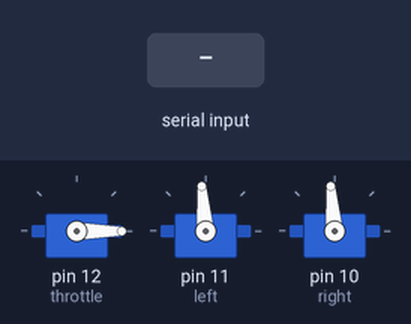
A sketch run on a simulated Arduino Uno, built with avr-gcc and run on an emulated ATmega328P. On the bench: 3 × servo. The inputs (shaded band) are chosen by the test bench.

Above: at 5.2 s.
5.3 s: "left:\n" received over Serial
At 5.9 s:
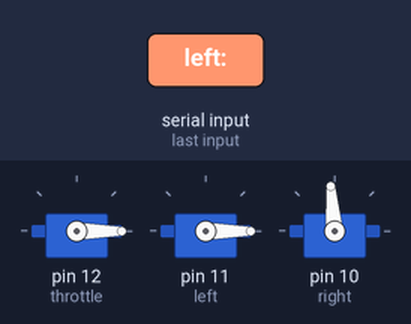
6.8 s: "right:\n" received over Serial
At 7.1 s:
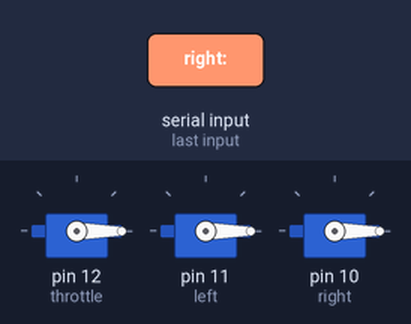
8.3 s: "throttle:90\n" received over Serial
At 9.5 s:
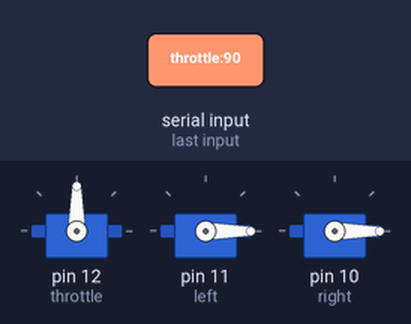
9.8 s: "left:90\n" received over Serial
At 10.6 s:
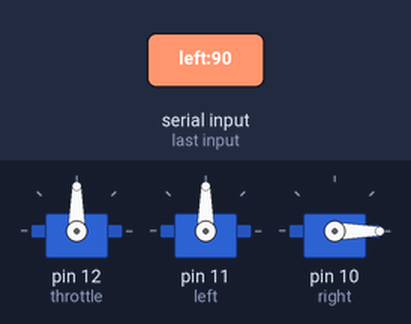
11.3 s: "throttle:\n" received over Serial
At 11.8 s:
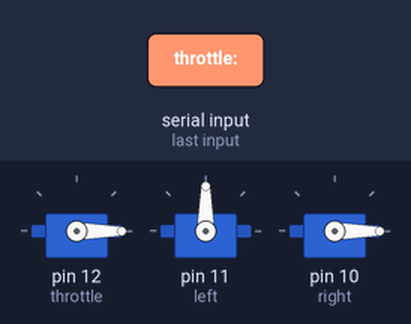
12.8 s: "left:,45\n" received over Serial
At 14.1 s:
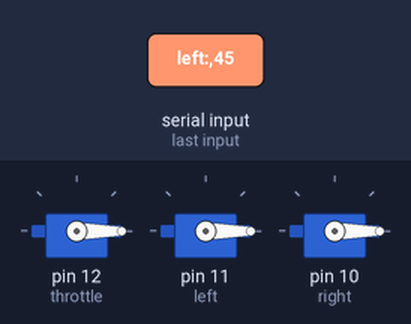
Timing chart, 0 to 15.3 s (numbered marks = the images above; inputs shaded):
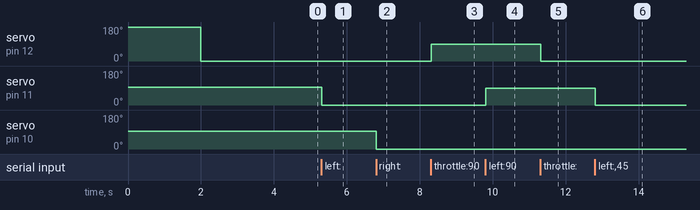

Measured:
- after the input at 5.3 s, servo on pin 11 (left): 95° → 0° at once
- after the input at 6.8 s, servo on pin 10 (right): 95° → 0° at once
- after the input at 8.3 s, servo on pin 12 (throttle): 0° → 90° at once
- after the input at 9.8 s, servo on pin 11 (left): 0° → 90° at once
- after the input at 11.3 s, servo on pin 12 (throttle): 90° → 0° at once
- after the input at 12.8 s, servo on pin 11 (left): 90° → 0° at once

The sketch:

sketch.ino
```cpp
// Brian Lesko
// Controls the steering for 2 servos and the throttle for a brushless DC motor

#include <Servo.h>

//create servo objects
Servo throttle;
Servo left;
Servo right;

int ledPin = 13;
int center = 95;
//int right = 55;
//int left = 130;

void setup() {
  Serial.begin(9600);
  pinMode(10, OUTPUT);
  pinMode(11, OUTPUT);
  pinMode(12, OUTPUT);

  throttle.attach(12,1000,2000);  // attach ESC to pin 10 and set the min and max pulse width micro seconds
  left.attach(11); // left servo on pin 7
  right.attach(10); // right servo on pin 8

  left.write(95); //centers the servos
  right.write(95);
  //arm the ESC
  throttle.writeMicroseconds(2000); // max throttle
  delay(2000);  // Wait for 2 seconds
  throttle.writeMicroseconds(1000);  // minimum throttle
  delay(2000);  // Wait for 2 seconds
}

void loop() {
  if (Serial.available() > 0) {
    String incomingMessage = Serial.readStringUntil('\n');

    if (incomingMessage.startsWith("throttle:")) {
      int power = incomingMessage.substring(9).toInt();
      throttle.write(power);
    }
    else if (incomingMessage.startsWith("left:")) {
      int angle = incomingMessage.substring(5).toInt();
      left.write(angle);
    }
    else if (incomingMessage.startsWith("right:")) {
      int angle = incomingMessage.substring(6).toInt();
      right.write(angle);
    }
  }
}
```
